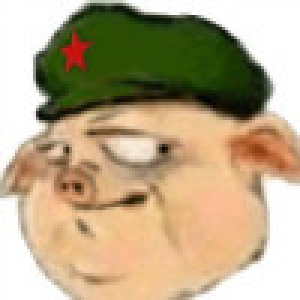
#> input picture opencv/test.jpg, 100 x 100 px (shown 3 times larger)
$ python imgoperation.py   (Python 2 division)
#> lines starting #> are read from the running program, lines starting #| are printed output that depends on the picture; after the words box and inside, x2 and y2 are one past the last pixel; in counts of white or black regions, pixels touching at a corner belong together
# coding: utf-8

import cv2
import numpy
img = cv2.imread('test.jpg')
#> img is the input picture: shape (100, 100, 3); mean B, G, R 136.4, 168.6, 186.1
print img
#> (printed output is left out)
print (img.shape)
#| (100, 100, 3)
print img.dtype
#| uint8

px=img[10,10]
#> px = [255, 255, 255]
print(px)
#| [255 255 255]
blue = img[10,10,2]
#> blue = 255
print(blue)
#| 255
print (type(blue))
#| <class 'numpy.uint8'>
print(img.item(10,10,2))
#| 255
img[11,11]=[255,0,0]
#> img: shape (100, 100, 3); 0.01% of pixels changed, all inside (x1, y1, x2, y2) = (11, 11, 12, 12)
print(img[11,11])
#| [255   0   0]
#cv2.imwrite('out/imgoperation_out.jpg',img)

#测试ROI（region of interesting）
img = cv2.imread('test.jpg')
part = img [20:20,60:60]
#> part = empty array
img[40:40,80:80]= part
cv2.imshow("[roiImg]",img)
#cv2.waitKey(0)
#cv2.imwrite('out/imgoperation_out.jpg',img)

#把BGR的R（索引是2），全部置0
img = cv2.imread('test.jpg')
img[:,:,2]= 0
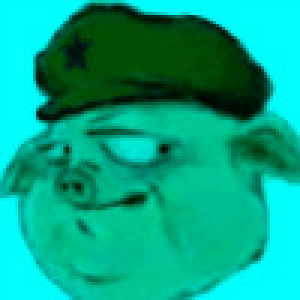
#> img: shape (100, 100, 3) (shown 3 times larger); mean B, G, R 136.4, 168.6, 0
#cv2.imwrite('out/imgoperation_out.jpg',img)

#两张图融合到一起
img1 = cv2.imread('test.jpg')
img2 = cv2.imread('test2.jpg')
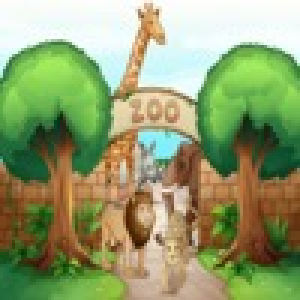
#> input picture opencv/test2.jpg, 100 x 100 px (shown 3 times larger)
#> img2 is the input picture: shape (100, 100, 3); mean B, G, R 109.9, 158.3, 145.5
img = cv2.addWeighted(img1,0.3,img2,0.7,0)
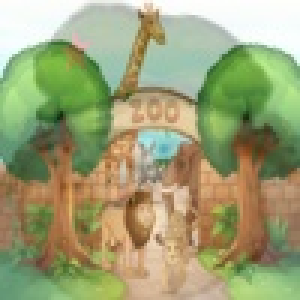
#> img: shape (100, 100, 3) (shown 3 times larger); mean B, G, R 117.9, 161.4, 157.7
cv2.imshow('2 pics',img)
cv2.waitKey(0)
cv2.destroyAllWindows()
